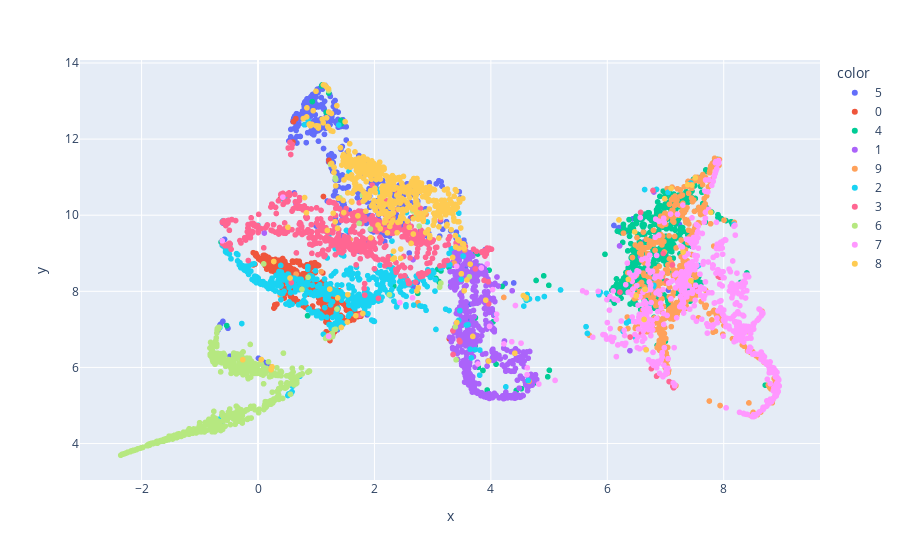

Notebook source saved alongside this figure:
### Code cell
fig = px.scatter(x=reducer.embedding_[:, 0], y=reducer.embedding_[:, 1],
              color=labels_1000,size_max=40)

#fig.update_layout(height=1000, width=1000,coloraxis_showscale=True)
fig.show()

### Figure 1 — Plotly figure (JSON) as saved in the notebook; plotly's stock layout.template omitted (floating-point values rounded to 4 significant figures; data arrays with more than 128 entries replaced by an {"elided": "..."} marker saying what was removed)
{"data": [{"hovertemplate": "color=5<br>x=%{x}<br>y=%{y}<extra></extra>", "legendgroup": "5", "marker": {"color": "#636efa", "symbol": "circle"}, "mode": "markers", "name": "5", "showlegend": true, "type": "scattergl", "x": {"elided": "514 float values"}, "xaxis": "x", "y": {"elided": "514 float values"}, "yaxis": "y"}, {"hovertemplate": "color=0<br>x=%{x}<br>y=%{y}<extra></extra>", "legendgroup": "0", "marker": {"color": "#EF553B", "symbol": "circle"}, "mode": "markers", "name": "0", "showlegend": true, "type": "scattergl", "x": {"elided": "592 float values"}, "xaxis": "x", "y": {"elided": "592 float values"}, "yaxis": "y"}, {"hovertemplate": "color=4<br>x=%{x}<br>y=%{y}<extra></extra>", "legendgroup": "4", "marker": {"color": "#00cc96", "symbol": "circle"}, "mode": "markers", "name": "4", "showlegend": true, "type": "scattergl", "x": {"elided": "623 float values"}, "xaxis": "x", "y": {"elided": "623 float values"}, "yaxis": "y"}, {"hovertemplate": "color=1<br>x=%{x}<br>y=%{y}<extra></extra>", "legendgroup": "1", "marker": {"color": "#ab63fa", "symbol": "circle"}, "mode": "markers", "name": "1", "showlegend": true, "type": "scattergl", "x": {"elided": "671 float values"}, "xaxis": "x", "y": {"elided": "671 float values"}, "yaxis": "y"}, {"hovertemplate": "color=9<br>x=%{x}<br>y=%{y}<extra></extra>", "legendgroup": "9", "marker": {"color": "#FFA15A", "symbol": "circle"}, "mode": "markers", "name": "9", "showlegend": true, "type": "scattergl", "x": {"elided": "601 float values"}, "xaxis": "x", "y": {"elided": "601 float values"}, "yaxis": "y"}, {"hovertemplate": "color=2<br>x=%{x}<br>y=%{y}<extra></extra>", "legendgroup": "2", "marker": {"color": "#19d3f3", "symbol": "circle"}, "mode": "markers", "name": "2", "showlegend": true, "type": "scattergl", "x": {"elided": "581 float values"}, "xaxis": "x", "y": {"elided": "581 float values"}, "yaxis": "y"}, {"hovertemplate": "color=3<br>x=%{x}<br>y=%{y}<extra></extra>", "legendgroup": "3", "marker": {"color": "#FF6692", "symbol": "circle"}, "mode": "markers", "name": "3", "showlegend": true, "type": "scattergl", "x": {"elided": "608 float values"}, "xaxis": "x", "y": {"elided": "608 float values"}, "yaxis": "y"}, {"hovertemplate": "color=6<br>x=%{x}<br>y=%{y}<extra></extra>", "legendgroup": "6", "marker": {"color": "#B6E880", "symbol": "circle"}, "mode": "markers", "name": "6", "showlegend": true, "type": "scattergl", "x": {"elided": "608 float values"}, "xaxis": "x", "y": {"elided": "608 float values"}, "yaxis": "y"}, {"hovertemplate": "color=7<br>x=%{x}<br>y=%{y}<extra></extra>", "legendgroup": "7", "marker": {"color": "#FF97FF", "symbol": "circle"}, "mode": "markers", "name": "7", "showlegend": true, "type": "scattergl", "x": {"elided": "651 float values"}, "xaxis": "x", "y": {"elided": "651 float values"}, "yaxis": "y"}, {"hovertemplate": "color=8<br>x=%{x}<br>y=%{y}<extra></extra>", "legendgroup": "8", "marker": {"color": "#FECB52", "symbol": "circle"}, "mode": "markers", "name": "8", "showlegend": true, "type": "scattergl", "x": {"elided": "551 float values"}, "xaxis": "x", "y": {"elided": "551 float values"}, "yaxis": "y"}], "layout": {"legend": {"title": {"text": "color"}, "tracegroupgap": 0}, "margin": {"t": 60}, "xaxis": {"anchor": "y", "domain": [0, 1], "title": {"text": "x"}}, "yaxis": {"anchor": "x", "domain": [0, 1], "title": {"text": "y"}}}}
